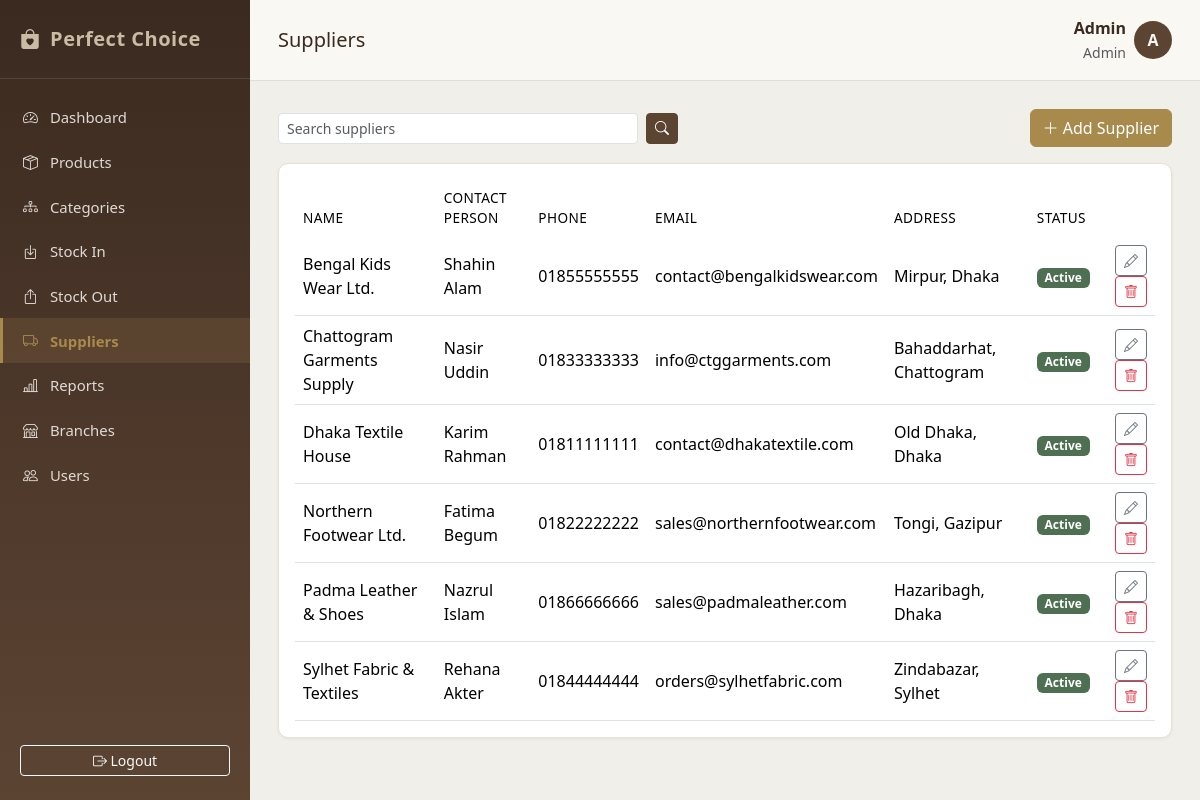
Page /suppliers/list.php (signed in) on the committed database.
### tables this page shows
CREATE TABLE suppliers (
    supplier_id INT AUTO_INCREMENT PRIMARY KEY,
    supplier_name VARCHAR(150) NOT NULL,
    contact_person VARCHAR(100),
    phone VARCHAR(30),
    email VARCHAR(150),
    address VARCHAR(255),
    status ENUM('active','inactive') DEFAULT 'active',
    created_at TIMESTAMP DEFAULT CURRENT_TIMESTAMP
);

### suppliers/list.php (the view, shortened to what this page needs)
<?php
require_once '../config/database.php';
$search = trim($_GET['search'] ?? '');
if ($search !== '') {
    $like = "%" . $search . "%";
    $stmt = $conn->prepare("SELECT * FROM suppliers WHERE supplier_name LIKE ? OR contact_person LIKE ? ORDER BY supplier_name");
    $stmt->bind_param("ss", $like, $like);
    $stmt->execute();
    $suppliers = $stmt->get_result();
} else {
    $stmt = $conn->prepare("SELECT * FROM suppliers ORDER BY supplier_name");
    $stmt->execute();
    $suppliers = $stmt->get_result();
}
require_once '../includes/header.php';
require_once '../includes/sidebar.php';
?>
<div class="d-flex justify-content-between align-items-center mb-3">
    <form class="d-flex gap-2 pc-toolbar-search" method="GET">
        <input type="text" name="search" class="form-control form-control-sm" placeholder="Search suppliers" value="<?php echo htmlspecialchars($search); ?>">
        <button class="btn btn-sm btn-pc-primary"><i class="bi bi-search"></i></button>
    </form>
    <a href="add.php" class="btn btn-pc-gold"><i class="bi bi-plus-lg"></i> Add Supplier</a>
</div>
<div class="pc-card p-3">
    <div class="table-responsive">
<table class="table table-hover align-middle mb-0">
        <thead>
            <tr><th>Name</th><th>Contact Person</th><th>Phone</th><th>Email</th><th>Address</th><th>Status</th><th></th></tr>
        </thead>
        <tbody>
        <?php if ($suppliers->num_rows === 0): ?>
            <tr><td colspan="7" class="text-center text-muted py-4">No suppliers found.</td></tr>
        <?php else: while ($s = $suppliers->fetch_assoc()): ?>
            <tr>
                <td><?php echo htmlspecialchars($s['supplier_name']); ?></td>
                <td><?php echo htmlspecialchars($s['contact_person']); ?></td>
                <td><?php echo htmlspecialchars($s['phone']); ?></td>
                <td><?php echo htmlspecialchars($s['email']); ?></td>
                <td><?php echo htmlspecialchars($s['address']); ?></td>
                <td><span class="badge <?php echo $s['status']==='active'?'badge-ok':'bg-secondary'; ?>"><?php echo ucfirst($s['status']); ?></span></td>
                <td class="text-end">
                    <a href="edit.php?id=<?php echo $s['supplier_id']; ?>" class="btn btn-sm btn-outline-secondary"><i class="bi bi-pencil"></i></a>
                    <?php if ((int)$_SESSION['role_id'] === ROLE_ADMIN): ?>
                    <form method="POST" action="delete.php" style="display:inline-block;margin:0;">
                        <button type="submit" class="btn btn-sm btn-outline-danger pc-confirm-delete" onclick="return confirm('Delete this supplier?');"><i class="bi bi-trash"></i></button>
                    </form>
                    <?php endif; ?>
                </td>
            </tr>
        <?php endwhile; endif; ?>
        </tbody>
    </table>
</div>
</div>
    </main>
</div>
<?php require_once '../includes/footer.php'; ?>

### assets/css/style.css (style rules this page uses)
:root { --pc-brown-dark: #3b2a20; --pc-brown: #5c4433; --pc-brown-light: #8a6f55; --pc-taupe: #cbbba4; --pc-grey: #6b6b66; --pc-grey-light: #f1efe9; --pc-ivory: #faf8f3; --pc-gold: #a98a4d; --pc-success: #4f6f52; --pc-danger: #8b3a3a; --pc-warning: #b9893f; --pc-fs-xs: 0.8rem; --pc-fs-sm: 0.875rem; --pc-fs-base: 1rem; --pc-fs-lg: 1.25rem; --pc-fs-xl: 1.5rem; }
* { box-sizing: border-box; }
body { background-color: var(--pc-grey-light); font-family: 'Segoe UI', Georgia, 'Times New Roman', serif; color: var(--pc-brown-dark); margin: 0; }
.pc-card { background: #fff; border: 1px solid #e7e1d4; border-radius: 10px; box-shadow: 0 1px 3px rgba(59,42,32,0.06); }
.table thead { background: var(--pc-brown-dark); color: var(--pc-ivory); }
.table thead th { border: none; font-weight: 500; font-size: 0.85rem; text-transform: uppercase; letter-spacing: 0.4px; }
.badge-ok { background-color: var(--pc-success); }
.btn-pc-primary { background-color: var(--pc-brown); border-color: var(--pc-brown); color: #fff; }
.btn-pc-gold { background-color: var(--pc-gold); border-color: var(--pc-gold); color: #fff; }
.pc-toolbar-search { max-width: 400px; flex: 1 1 auto; }

### rows in the picture
suppliers: supplier_name "Bengal Kids Wear Ltd.", contact_person "Shahin Alam", phone "01855555555", email "contact@bengalkidswear.com", address "Mirpur, Dhaka", status "Active"
suppliers: supplier_name "Chattogram Garments Supply", contact_person "Nasir Uddin", phone "01833333333", email "info@ctggarments.com", address "Bahaddarhat, Chattogram", status "Active"
suppliers: supplier_name "Dhaka Textile House", contact_person "Karim Rahman", phone "01811111111", email "contact@dhakatextile.com", address "Old Dhaka, Dhaka", status "Active"
suppliers: supplier_name "Northern Footwear Ltd.", contact_person "Fatima Begum", phone "01822222222", email "sales@northernfootwear.com", address "Tongi, Gazipur", status "Active"
suppliers: supplier_name "Padma Leather & Shoes", contact_person "Nazrul Islam", phone "01866666666", email "sales@padmaleather.com", address "Hazaribagh, Dhaka", status "Active"
suppliers: supplier_name "Sylhet Fabric & Textiles", contact_person "Rehana Akter", phone "01844444444", email "orders@sylhetfabric.com", address "Zindabazar, Sylhet", status "Active"

### other values in the picture
$pageTitle "Suppliers"
$_SESSION['full_name'] "Admin"
roleName($_SESSION['role_id']) "Admin"
substr($_SESSION['full_name'], 0, 1) "A"
